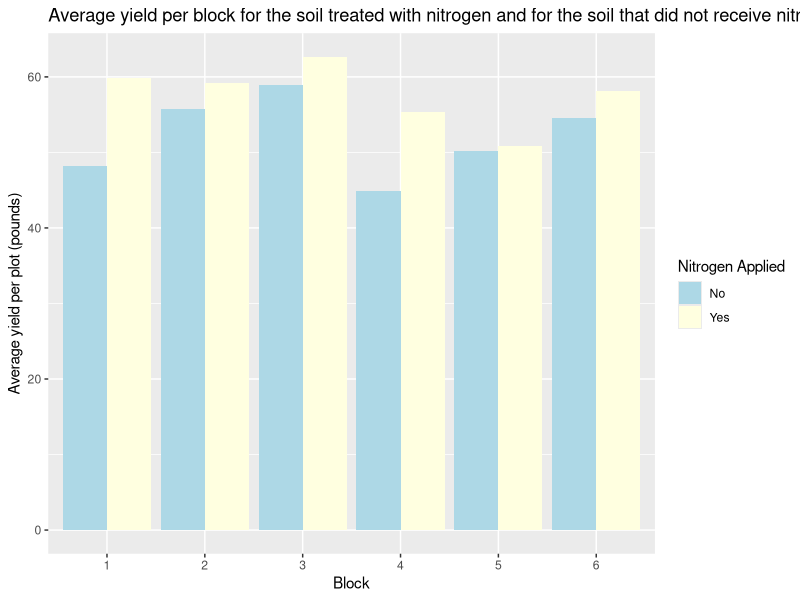

Write the R code that produced this figure.
## ---- chunk 1
library(MASS)
set.seed(123)  # Set seed for reproducibility

# Create a matrix to store the randomized distribution of soil additives
dist_mat <- matrix(0, nrow = 6, ncol = 4)

# Randomly assign soil additives to each block
for (i in 1:6) {
  dist_mat[i, ] <- sample(c(1,1,0,0), 4)
}

# Verify that each soil additive is received by exactly two plots within each block
colSums(dist_mat)  # The sum of each column should be 2
rowSums(dist_mat)  # The sum of each row should be 2

# Combine the block information and the soil additive distribution
npk_dist <- data.frame(npk, dist_mat)
## ---- chunk 2
library(ggplot2)
npk_dist_agg <- aggregate(yield ~ block + N, data = npk_dist, mean)
## ---- chunk 3
ggplot(npk_dist_agg, aes(x = block, y = yield, fill = factor(N))) +
  geom_col(position = "dodge") +
  geom_bar(stat = "identity", position = "dodge") +
  scale_fill_discrete(name = "N") +
  labs(x = "Block", y = "Average yield per plot (pounds)", fill = "Nitrogen Applied") +
  scale_fill_manual(values = c("lightblue", "lightyellow"), labels = c("No", "Yes")) +
  ggtitle("Average yield per block for the soil treated with nitrogen and for the soil that did not receive nitrogen")
## ---- chunk 4
library(MASS)
data(npk)
str(npk)
## ---- chunk 5
npk_anova_model <- aov(yield ~ block + N, data = npk)
summary(npk_anova_model)
## ---- chunk 6
npk_model1 <- lm(yield ~ N*block + P + K, data = npk_dist)
summary(npk_model1)
npk_model2 <- lm(yield ~ P*block + N + K, data = npk_dist)
summary(npk_model2)
## ---- chunk 7
npk_model_noN <- lm(yield ~ block + P + K, data = npk_dist)
anova(npk_model_noN, npk_model1)

## ---- chunk 8
library(lme4)
npk_mixed <- lmer(yield ~ N + P + K + (1|block), data = npk_dist)
summary(npk_mixed)

